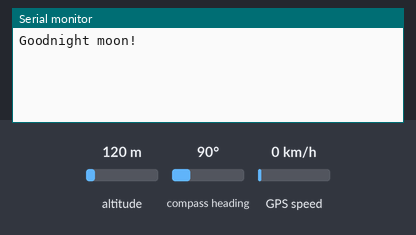
Simulated run of this sketch. Board: Arduino Uno, built with avr-gcc and run on an emulated ATmega328P. On the bench: the last lines printed to the serial monitor. The inputs (shaded band) are chosen by the test bench; at power-on: altitude 120 m, compass heading 90°, GPS speed 0 km/h. The GPS gets a fix after 3 s at 37.7749, -122.4194 with 8 satellites.

Above: at 1.2 s.
1.3 s: altitude set to 20 m
At 3.9 s:
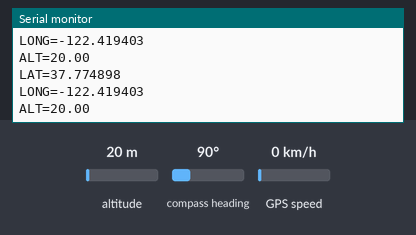
4.5 s: altitude set to 250 m
At 5.6 s:
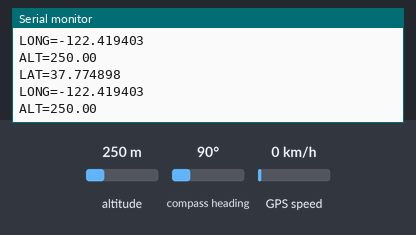

Measured:
- after the input at 1.3 s, the serial monitor: prints a new line after 1.7 s (image 1)
- after the input at 4.5 s, the serial monitor: prints a new line after 0.54 s (image 2)

The sketch:

gps_uart.ino
```cpp
#include <TinyGPS++.h>
#include <SoftwareSerial.h>

TinyGPSPlus gps;
SoftwareSerial mySerial(16, 17); // RX, TX
//TinyGPSCustom magneticVariation(gps, "GPRMC", 10);

void setup() {
 // Open serial communications and wait for port to open:
 Serial.begin(115200);
 while (!Serial) {
 ; // wait for serial port to connect. Needed for native USB port only
 }

 Serial.println("Goodnight moon!");

 // set the data rate for the SoftwareSerial port
 mySerial.begin(9600);
 mySerial.println("Hello, world?");
}

void loop() { // run over and over
 while (mySerial.available() > 0){
 char c = mySerial.read();
 //Serial.print(c);
 gps.encode(c);
 if (gps.location.isUpdated()){
 Serial.print("LAT="); Serial.println(gps.location.lat(), 6);
 Serial.print("LONG="); Serial.println(gps.location.lng(), 6);
 Serial.print("ALT="); Serial.println(gps.altitude.meters());
 }
 }
}
```
